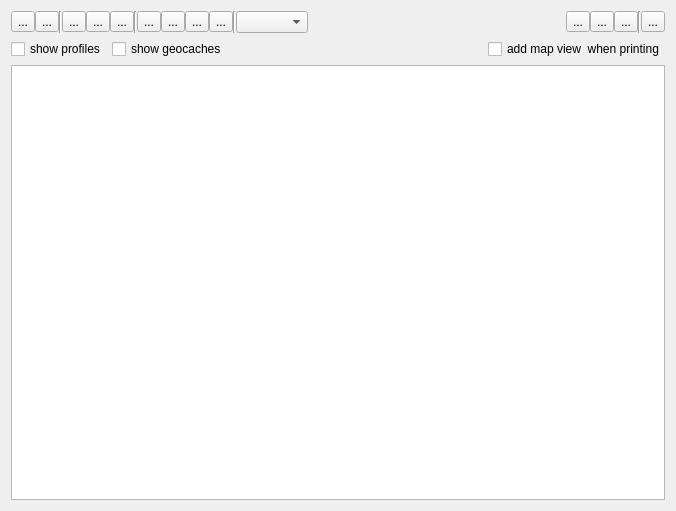
<?xml version="1.0" encoding="UTF-8"?>
<ui version="4.0">
 <class>IDiaryEdit</class>
 <widget class="QWidget" name="IDiaryEdit">
  <property name="geometry">
   <rect>
    <x>0</x>
    <y>0</y>
    <width>676</width>
    <height>511</height>
   </rect>
  </property>
  <property name="windowTitle">
   <string>Form</string>
  </property>
  <layout class="QVBoxLayout" name="verticalLayout">
   <item>
    <layout class="QGridLayout" name="gridLayout">
     <property name="spacing">
      <number>0</number>
     </property>
     <item row="0" column="27">
      <widget class="QToolButton" name="toolExit">
       <property name="text">
        <string>...</string>
       </property>
      </widget>
     </item>
     <item row="0" column="6">
      <widget class="Line" name="line">
       <property name="orientation">
        <enum>Qt::Vertical</enum>
       </property>
      </widget>
     </item>
     <item row="0" column="5">
      <widget class="QToolButton" name="toolPaste">
       <property name="text">
        <string>...</string>
       </property>
      </widget>
     </item>
     <item row="0" column="4">
      <widget class="QToolButton" name="toolCopy">
       <property name="text">
        <string>...</string>
       </property>
      </widget>
     </item>
     <item row="0" column="3">
      <widget class="QToolButton" name="toolCut">
       <property name="text">
        <string>...</string>
       </property>
      </widget>
     </item>
     <item row="0" column="1">
      <widget class="QToolButton" name="toolRedo">
       <property name="text">
        <string>...</string>
       </property>
      </widget>
     </item>
     <item row="0" column="0">
      <widget class="QToolButton" name="toolUndo">
       <property name="text">
        <string>...</string>
       </property>
      </widget>
     </item>
     <item row="0" column="2">
      <widget class="Line" name="line_2">
       <property name="orientation">
        <enum>Qt::Vertical</enum>
       </property>
      </widget>
     </item>
     <item row="0" column="13">
      <widget class="QToolButton" name="toolBold">
       <property name="text">
        <string>...</string>
       </property>
      </widget>
     </item>
     <item row="0" column="14">
      <widget class="QToolButton" name="toolItalic">
       <property name="text">
        <string>...</string>
       </property>
      </widget>
     </item>
     <item row="0" column="15">
      <widget class="QToolButton" name="toolUnder">
       <property name="text">
        <string>...</string>
       </property>
      </widget>
     </item>
     <item row="0" column="16">
      <widget class="QToolButton" name="toolColor">
       <property name="text">
        <string>...</string>
       </property>
      </widget>
     </item>
     <item row="0" column="18">
      <widget class="QComboBox" name="comboStyle"/>
     </item>
     <item row="0" column="17">
      <widget class="Line" name="line_4">
       <property name="orientation">
        <enum>Qt::Vertical</enum>
       </property>
      </widget>
     </item>
     <item row="0" column="22">
      <widget class="QToolButton" name="toolReload">
       <property name="text">
        <string>...</string>
       </property>
      </widget>
     </item>
     <item row="0" column="23">
      <widget class="QToolButton" name="toolSave">
       <property name="text">
        <string>...</string>
       </property>
      </widget>
     </item>
     <item row="0" column="24">
      <widget class="QToolButton" name="toolPrint">
       <property name="text">
        <string>...</string>
       </property>
      </widget>
     </item>
     <item row="0" column="25">
      <widget class="Line" name="line_3">
       <property name="orientation">
        <enum>Qt::Vertical</enum>
       </property>
      </widget>
     </item>
     <item row="0" column="19">
      <spacer name="horizontalSpacer_2">
       <property name="orientation">
        <enum>Qt::Horizontal</enum>
       </property>
       <property name="sizeHint" stdset="0">
        <size>
         <width>40</width>
         <height>20</height>
        </size>
       </property>
      </spacer>
     </item>
    </layout>
   </item>
   <item>
    <layout class="QHBoxLayout" name="horizontalLayout">
     <item>
      <widget class="QCheckBox" name="checkProfile">
       <property name="text">
        <string>show profiles</string>
       </property>
      </widget>
     </item>
     <item>
      <widget class="QCheckBox" name="checkGeoCache">
       <property name="text">
        <string>show geocaches</string>
       </property>
      </widget>
     </item>
     <item>
      <spacer name="horizontalSpacer_3">
       <property name="orientation">
        <enum>Qt::Horizontal</enum>
       </property>
       <property name="sizeHint" stdset="0">
        <size>
         <width>40</width>
         <height>20</height>
        </size>
       </property>
      </spacer>
     </item>
     <item>
      <widget class="QCheckBox" name="checkAddMap">
       <property name="text">
        <string>add map view  when printing</string>
       </property>
      </widget>
     </item>
    </layout>
   </item>
   <item>
    <widget class="QTextEdit" name="textEdit"/>
   </item>
  </layout>
 </widget>
 <resources/>
 <connections/>
</ui>
